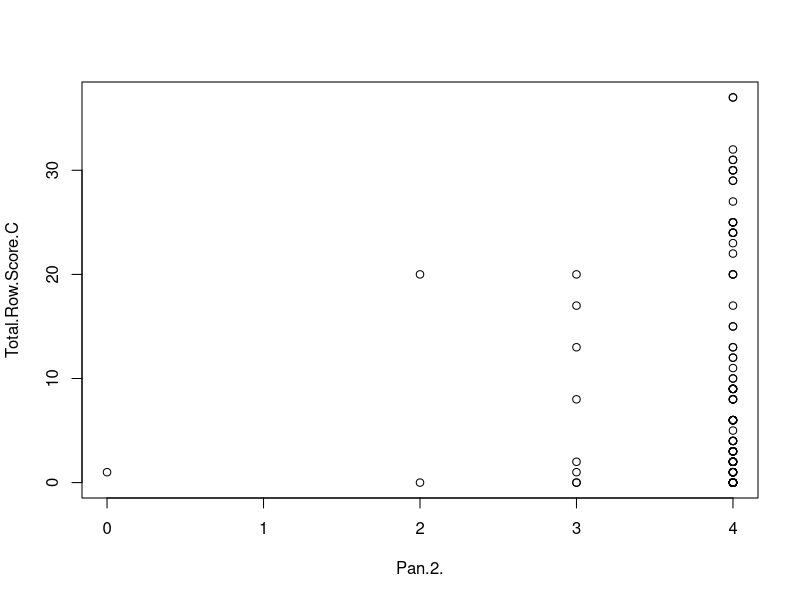
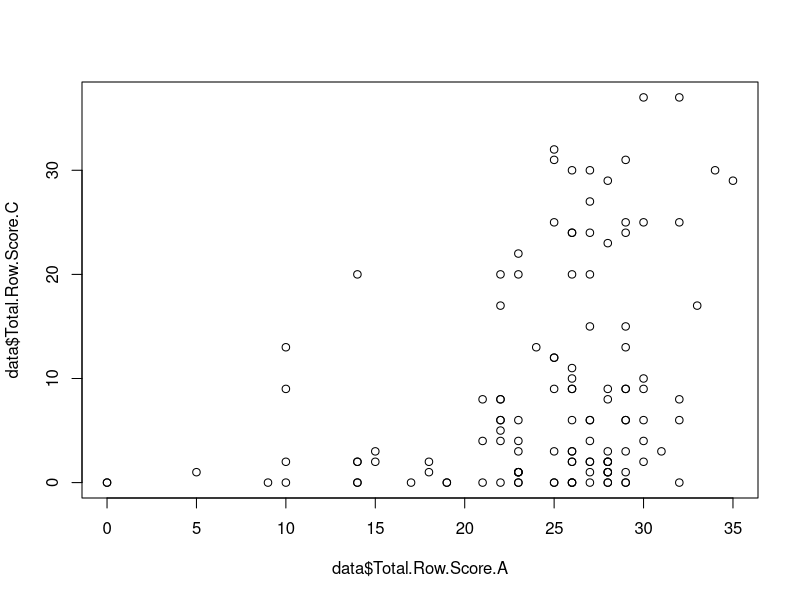
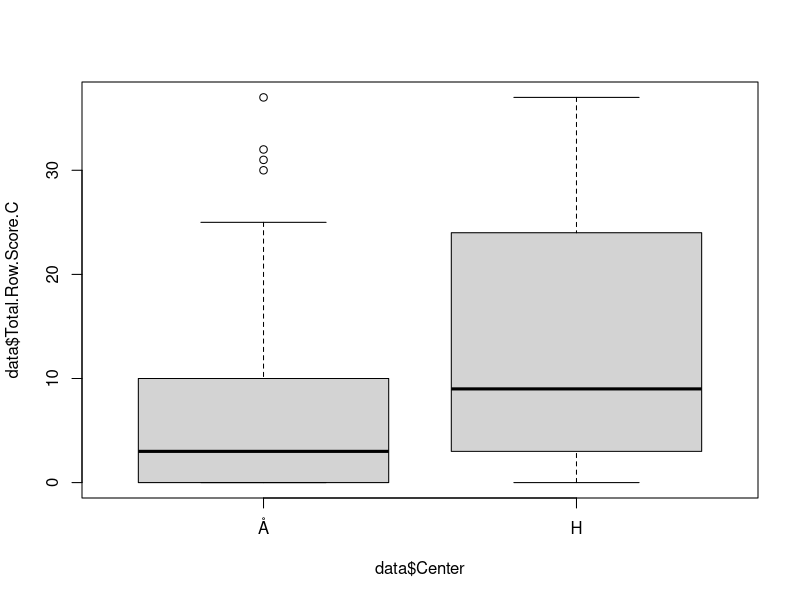
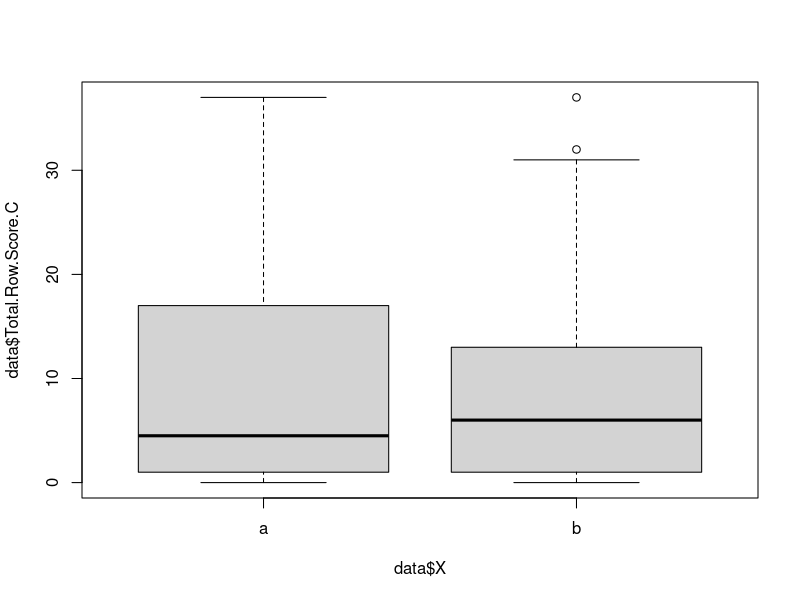
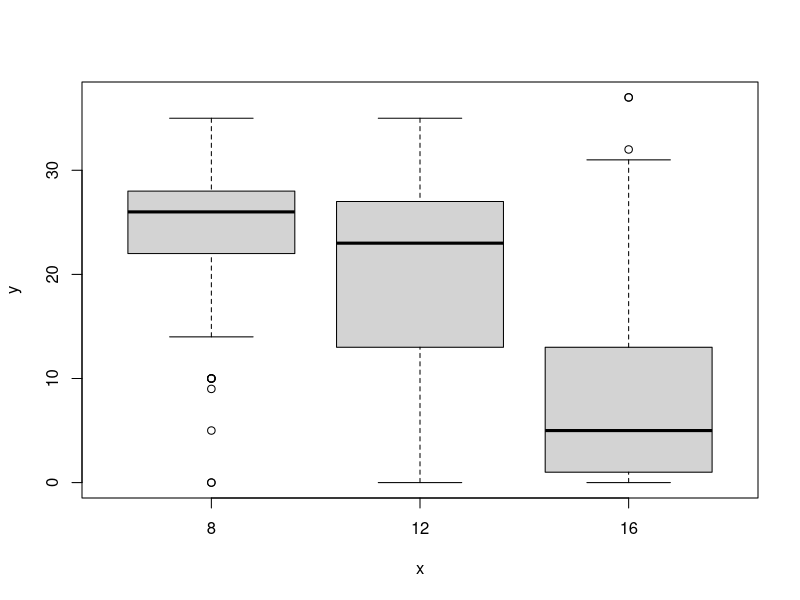
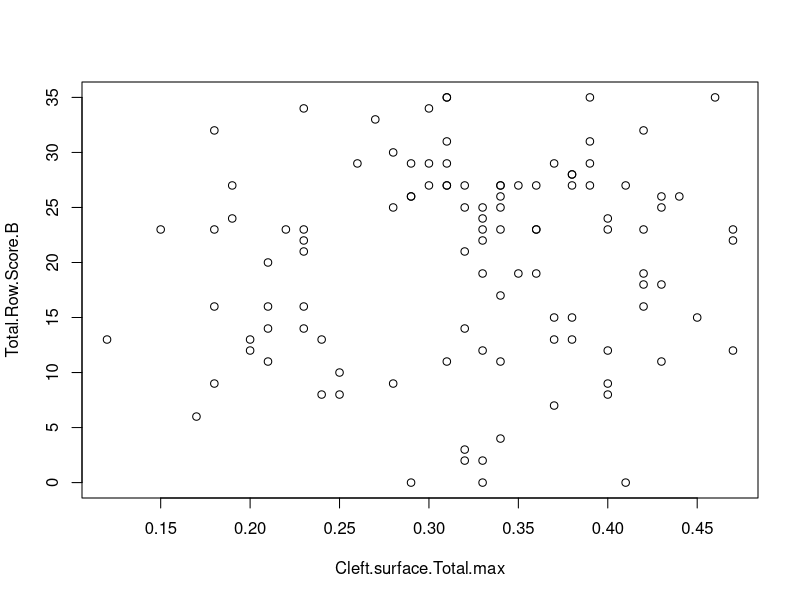

Source code (R) for these figures, in order:
## ---- chunk 1
library(tidyverse)
## ---- chunk 2
data <- read.csv("Data for R and baby.csv")
data
## ---- chunk 3
summary(lm(data = data, Total.Row.Score.C ~ Anteroposterior.1.1 + Anteroposterior + Vertical.1.1 + Vertical.2.1 + Transverse.1 + Crowding.1 + Spacing.1 + Tooth.shape.size..1 + Pan.2..1))
## ---- chunk 4
summary(lm(data = data, Total.Row.Score.C ~ Anteroposterior.1.1 + Anteroposterior + Vertical.1.1 + Vertical.2.1 + Transverse.1 + Spacing.1 + Tooth.shape.size..1 + Pan.2..1))
## ---- chunk 5
summary(lm(data = data, Total.Row.Score.C ~ Anteroposterior.1.1 + Anteroposterior + Vertical.2.1 + Transverse.1 + Spacing.1 + Tooth.shape.size..1 + Pan.2..1))
## ---- chunk 6
summary(lm(data = data, Total.Row.Score.C ~ Anteroposterior.1.1 + Anteroposterior + Vertical.2.1 + Transverse.1 + Tooth.shape.size..1 + Pan.2..1))
## ---- chunk 7
summary(lm(data = data, Total.Row.Score.C ~ Anteroposterior.1.1 + Anteroposterior + Vertical.2.1 + Tooth.shape.size..1 + Pan.2..1))
## ---- chunk 8
summary(lm(data = data, Total.Row.Score.C ~ Anteroposterior.1.1 + Anteroposterior + Tooth.shape.size..1 + Pan.2..1))
## ---- chunk 9
lm_pin <- lm(data = data, Total.Row.Score.C ~ Anteroposterior.1.1 + Anteroposterior + Tooth.shape.size..1 + Pan.2..1)
## ---- chunk 10
plot(data = data, Total.Row.Score.C ~ Pan.2.)
## ---- chunk 11
plot(data$Total.Row.Score.A, data$Total.Row.Score.C)
## ---- chunk 12
boxplot(data$Total.Row.Score.C~data$Center)
## ---- chunk 13
boxplot(data$Total.Row.Score.C~data$X)
## ---- chunk 14
y <- c(data$Total.Row.Score.A, data$Total.Row.Score.B, data$Total.Row.Score.C)
x <- c()
for (i in c(8, 12, 16)) {
  for (j in c(0:122)) {
    x <- append(x, i)
  }
}
## ---- chunk 15
boxplot(y~x)
## ---- chunk 16
summary(lm(data = data, Total.Row.Score.C ~ Anterior.cleft.width.1 + c.c..Width.of.the.cleft.at.the.level.of.C.C..1 + m.m..width.of.the.cleft.at.the.level.of.M.M..1 + t.t..Width.of.the.cleft.at.the.level.of.T.T..1 + Arch.lenght..I.T.T..plane.1 + Total.arch.perimeter.1 + Cleft.surface.Total.max))
## ---- chunk 17
plot(data = data, Total.Row.Score.B ~ Cleft.surface.Total.max)
## ---- chunk 18
total <- 0
for (i in c(1:123)) {
  if (data$Total.Row.Score.C[i] > 9) {
    total <- total + 1
  }
}
print(total / 1.23)
